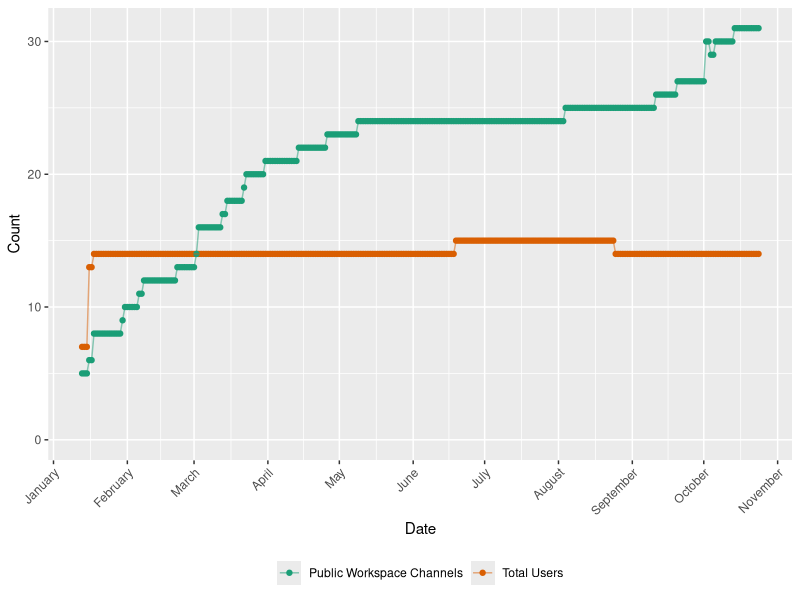
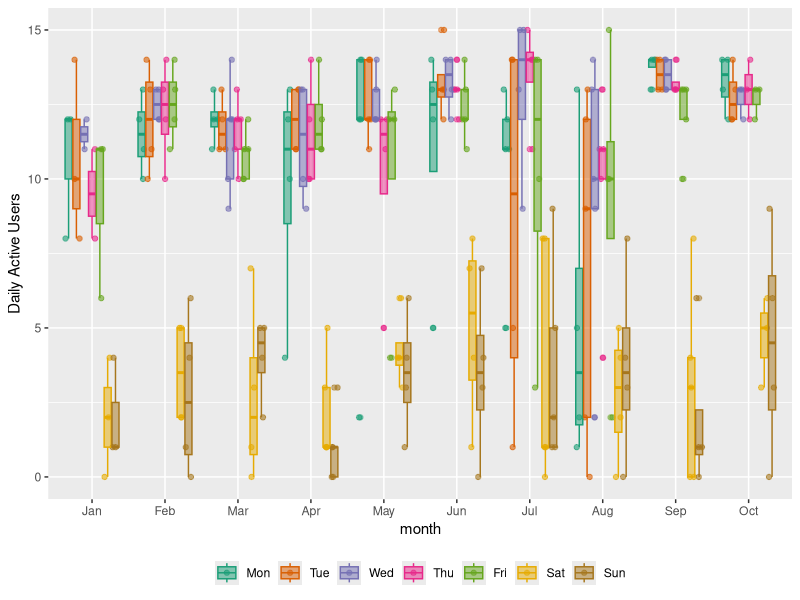
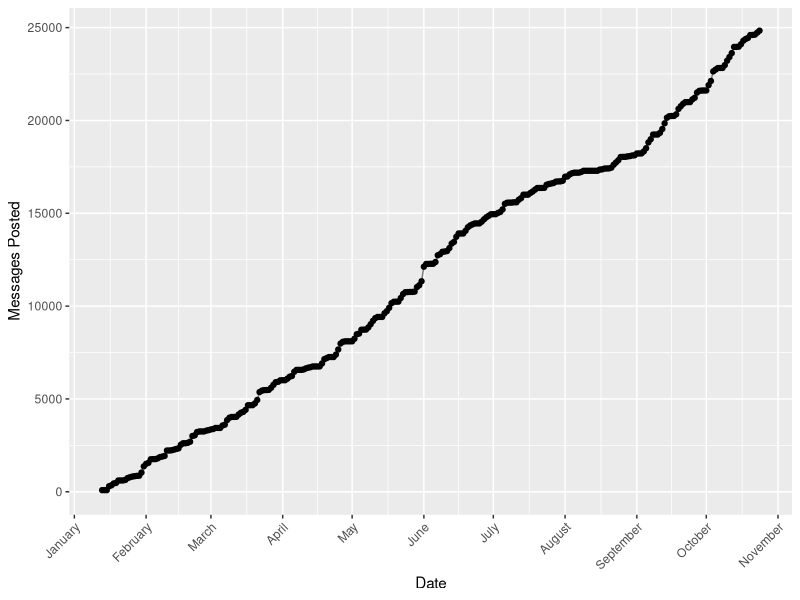
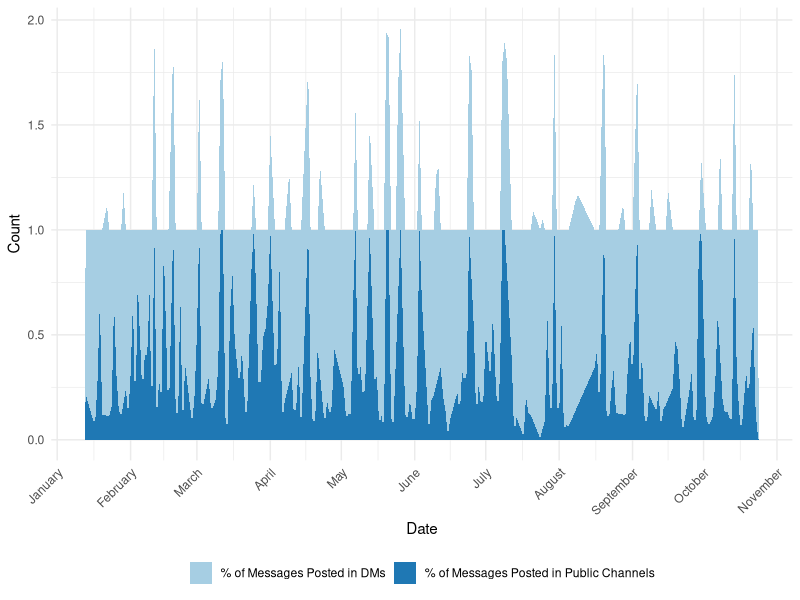
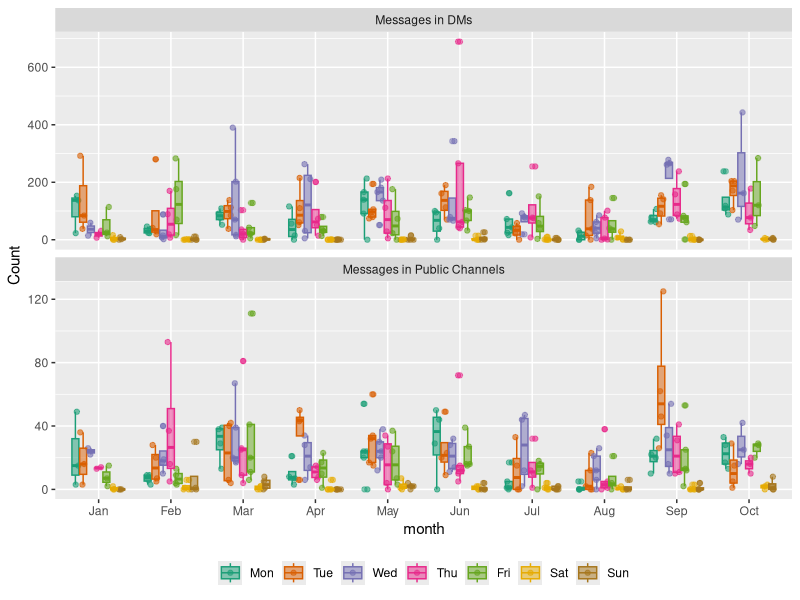

R code for these plots, in order:
## ---- chunk 1
library(knitr)
library(tidyverse)
library(stringr)
library(lubridate)
library(forcats)
knitr::opts_chunk$set(fig.width=8, fig.height=6)
Sys.setlocale("LC_TIME","C")
## ---- chunk 2
slackdf <- read_csv("in/LAMB Slack Analytics Oct 26 2017.csv")
## ---- chunk 3
slackdf %>%
  select(Date, `Total Users`, `Public Workspace Channels`) %>%
  gather(key = "Type", value = "Count", - Date) %>%
  ggplot(aes(x = Date, y = Count, colour = Type)) +
  geom_point() +
  geom_line(alpha = 0.5) +
  expand_limits(y = 0)  +
  scale_x_date(date_breaks = "1 month", date_labels = "%B") +
  scale_color_brewer(palette = "Dark2") + 
  theme(axis.text.x = element_text(angle = 45, hjust = 1, vjust = 1),
        legend.position = "bottom",
        legend.title = element_blank()) 
## ---- chunk 4
slackdf %>%
  select(Date, `Daily Active Users`) %>%
  mutate(weekDay = wday(Date, label =T),
         month = month(Date, label =T),
         weekDay = fct_relevel(weekDay, "Sun", after = 6)) %>%
  ggplot(aes(x = month, y = `Daily Active Users`, colour = weekDay)) +
  geom_point(alpha = 0.6, position = position_jitterdodge()) +
  geom_boxplot(aes(fill = weekDay), alpha = 0.5) + 
  scale_color_brewer(palette = "Dark2") +
  scale_fill_brewer(palette = "Dark2") +
  expand_limits(y = 0)  +
  guides(colour = guide_legend(nrow = 1 )) +
  theme(legend.position = "bottom",
        legend.title = element_blank())
## ---- chunk 5
slackdf %>%
  select(Date, `Messages Posted`) %>%
  ggplot(aes(x = Date, y = `Messages Posted`)) +
  geom_point() +
  geom_line(alpha = 0.5) +
  expand_limits(y = 0)  +
  scale_x_date(date_breaks = "1 month", date_labels = "%B") +
  scale_color_brewer(palette = "Dark2") + 
  theme(axis.text.x = element_text(angle = 45, hjust = 1, vjust = 1),
        legend.position = "bottom",
        legend.title = element_blank()) 
## ---- chunk 6
slackdf %>%
  select(Date, `% of Messages Posted in Public Channels`, `% of Messages Posted in DMs`) %>%
  gather(key = "Type", value = "Count", - Date) %>%
  group_by(Date) %>%
  filter(Count > 0 ) %>% 
  ggplot(aes(x = Date, y = Count)) +
  geom_area(aes(fill=Type)) +
  expand_limits(y = 0)  +
  theme_minimal() +
  scale_x_date(date_breaks = "1 month", date_labels = "%B") +
  scale_fill_brewer(palette = "Paired") + 
  theme(axis.text.x = element_text(angle = 45, hjust = 1, vjust = 1),
        legend.position = "bottom",
        legend.title = element_blank()) 
## ---- chunk 7
slackdf %>%
  select(Date, `Messages in Public Channels`, `Messages in DMs`) %>%
  gather(key = "Type", value = "Count", - Date) %>%
  mutate(weekDay = wday(Date, label =T),
         month = month(Date, label =T),
         weekDay = fct_relevel(weekDay, "Sun", after = 6)) %>%
  ggplot(aes(x = month, y = Count, colour = weekDay)) +
  geom_point(alpha = 0.6, position = position_jitterdodge()) +
  geom_boxplot(aes(fill = weekDay), alpha = 0.5) + 
  scale_color_brewer(palette = "Dark2") +
  scale_fill_brewer(palette = "Dark2") +
  expand_limits(y = 0)  +
  guides(colour = guide_legend(nrow = 1 )) +
  theme(legend.position = "bottom",
        legend.title = element_blank()) +
  facet_wrap(~Type, nrow = 2, scales = "free_y")
